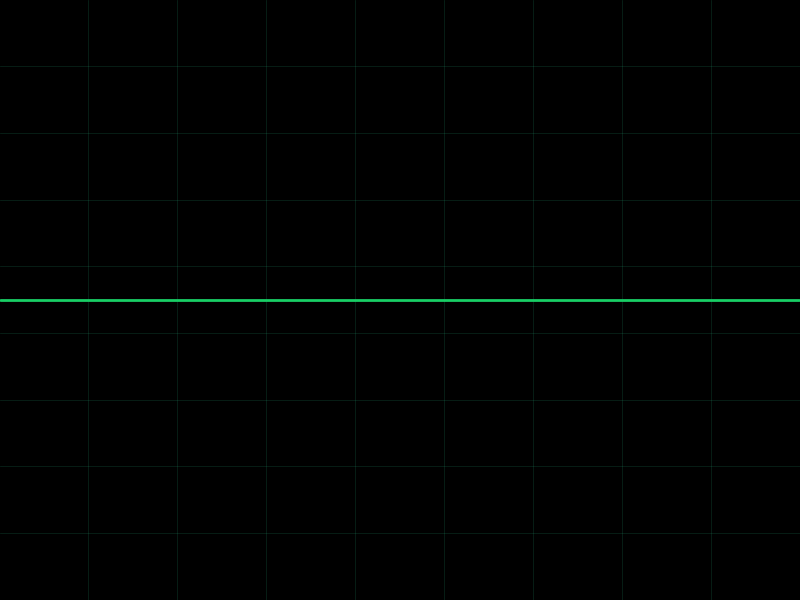
Frame 1 (no input)
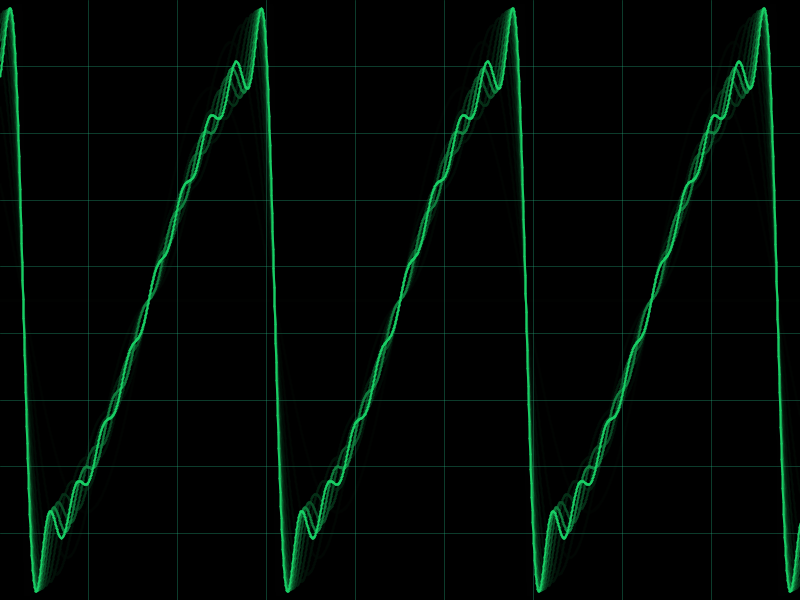
Frame 60 (the mouse pressed at the canvas centre just before this capture)
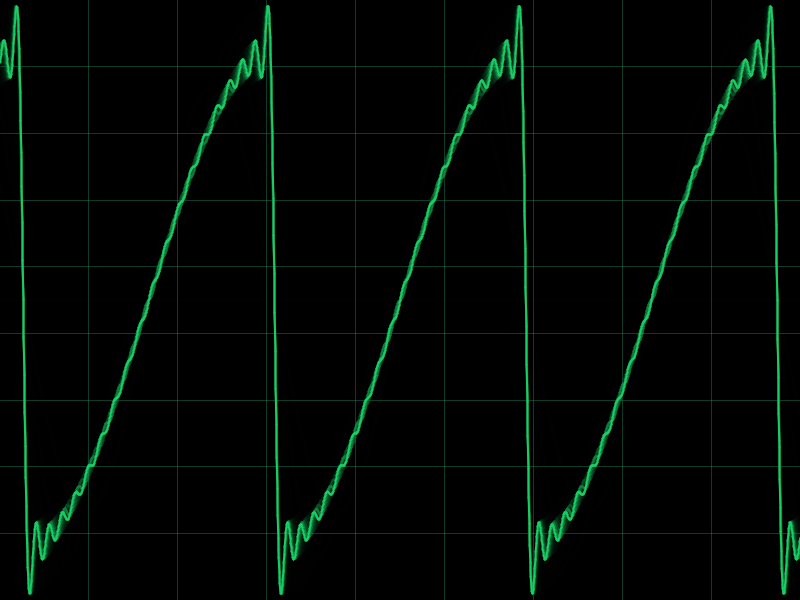
Frame 120 (the mouse held since frame 60 and released just before this capture)

The Processing sketch that drew these frames (run headless with seeded random() and noise(); from frame 60 on, the mouse is pressed at the canvas centre):

// Processing sketch: Fourier
// ── Fourier.pde
int N = 0;
float dx = 0.5;

void setup() {
  size(800, 600);
  frameRate(15);
  background(0);
}

void draw() {
  back();
  grid();
  function();
  N = (N + 1) % 50;
}

// ── Functions.pde
float f(float x, int n) {
  float aux, sum = 0.5;
  for (int i = 0; i < n; i++) {
    aux = TWO_PI * i + PI;
    sum +=  sin(aux * x)/aux;
  }
  return 2 * sum;
}

float g(float x, int n) {
  float sum = 0;
  for (int i = 1; i <= n; i++){
    sum +=  sin(i * PI * x) * (sin(PI*i) - PI * i * cos(PI*i)) / (PI*PI*i*i); 
  }
  return 2 * sum;
}

float h(float x, int n) {
  float sum = 0;
  for (int i = 1; i <= n; i++){
    sum +=  (2*sin(i*PI) - PI*i*(1+cos(i * PI)))/ (PI*PI*i*i) * cos(i * PI * x) + sin(i * PI * x)*(2 * sin(PI*i) - PI * i * (1 + cos(PI*i)))/(PI*PI*i*i); 
  }
  return 2 * sum;
}

float u(float x, int n) {
  float sum = 0;
  for (int i = 1; i <= n; i++){
    sum += (float) cos((float) i * PI * x) * (1 - cos(PI * i))/ (i*i);
  }
  return (float) 2.0 * sum / (PI * PI);
}

float r(float x, int n) {
  float aux, sum = (float) 2/3;
  for (int i = 1; i <= n; i++){
    aux = (float) PI * i;
    sum += cos(aux * x) * (sin(aux) - aux * cos(aux)) / pow(i, 3);
  }
  return (float) 4/3 * sum/pow(PI, 3);
}

float s(float x, int n) {
  float sum = 0;
  for (int i = 1; i <= n; i++){
    sum += sin(i * x * 2) * i * cos(i * PI) / (1 - 4*i*i);
  }
  return (float) 8/PI * sum;
}

float w(float x, int n) {
  float sum = 0;
  for (int i = 1; i <= n; i++){
    sum += sin(i * x) * sin(PI * i) / (i * i -1);
  }
  return (float) -2/PI * sum;
}
// ── Utils.pde
void grid() {
  strokeWeight(1);
  stroke(#2EE39F, 32);
  noFill();
  int n = 10;
  for (int i = 1; i < n; i++) {
    line(0, (float)height/(n-1) * i, width, (float)height/(n-1) * i);
    line((float)width/(n-1) * i, 0, (float)width/(n-1) * i, height);
  }
}

void back() {
  fill(0, 100);
  noStroke();
  rect(-20, -20, width + 20, height + 20);
}

float foo(float x, int N) {
  return height - (height/2 + 250 * s(map(x, 0, width, -5, 5), N));
}

void function() {
  strokeWeight(2);
  stroke(#18cf65);
  noFill();
  for (float x = 0; x < width; x += dx) {
    line(x, foo(x, N), x + dx, foo(x + dx, N));
  }
}
